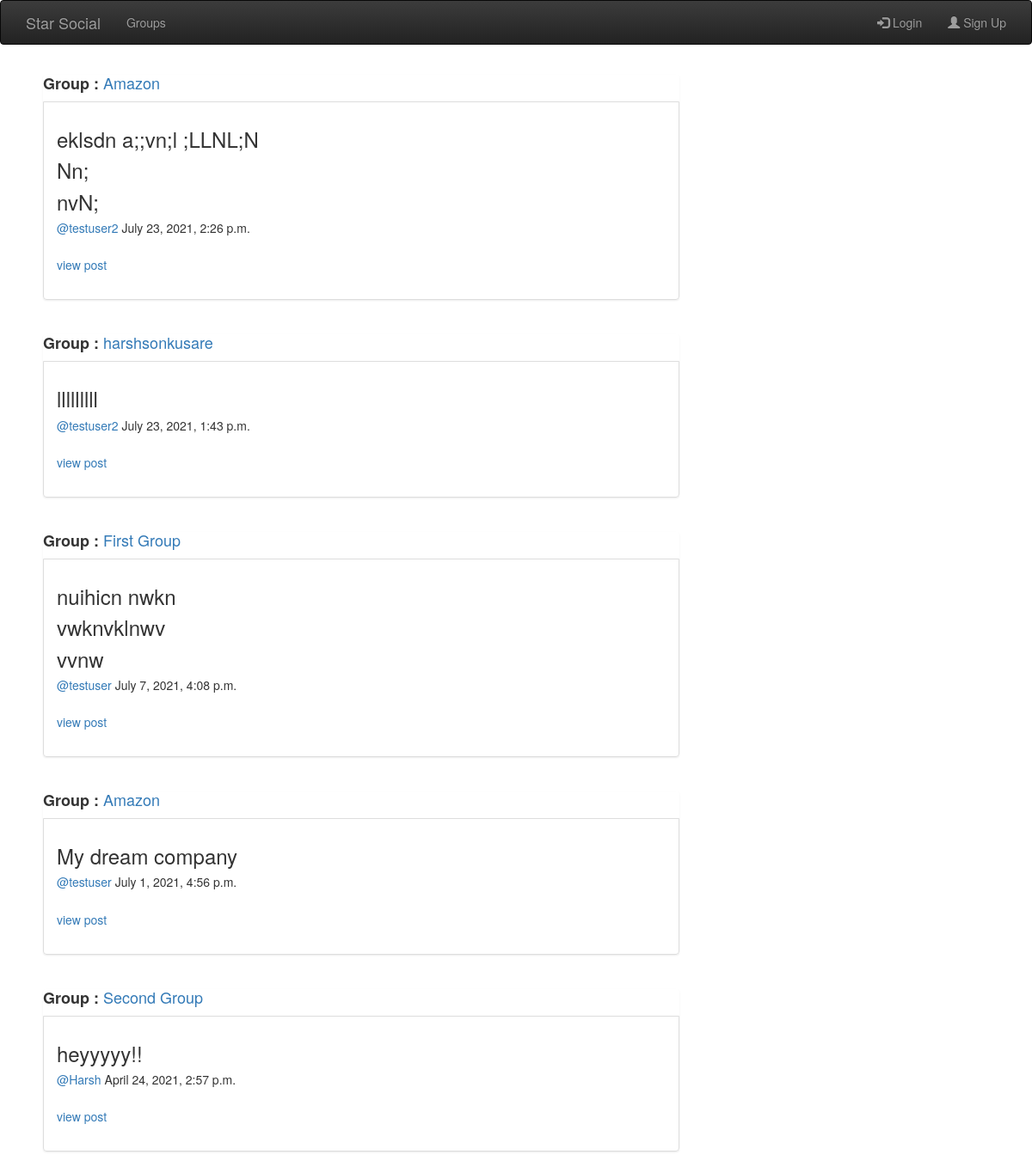
/posts/, run on the app's committed database.
### posts/models.py (models this page shows, shortened)
class Post(models.Model):
    user = models.ForeignKey(User,related_name='posts',on_delete=models.CASCADE)
    created_at = models.DateTimeField(auto_now=True)
    message = models.TextField()
    message_html = models.TextField(editable=False)
    group = models.ForeignKey(Group,related_name='posts',null=True,blank=True,on_delete=models.CASCADE)
    class Meta:
        ordering = ['-created_at']
        unique_together = ['user','message']

### groups/models.py (models this page shows, shortened)
class Group(models.Model):
    name = models.CharField(max_length=255,unique=True)
    slug = models.SlugField(allow_unicode=True,unique=True)
    description = models.TextField(blank=True,default='')
    description_html = models.TextField(editable=False,default='',blank=True)
    members = models.ManyToManyField(User,through='GroupMember')
    def __str__(self):
        return self.name
    class Meta:
        ordering = ['name']

### posts/views.py (the view)
class PostList(SelectRelatedMixin,generic.ListView):
    model = models.Post
    select_related = ('user','group')
    template_name = 'posts/post_list.html'

### posts/templates/posts/post_list.html (shortened to what this page needs)
{% extends "posts/post_base.html" %}
{% block post_content %}
    <div class="col-md-8">
        {% for post in post_list %}
            {% include "posts/_post.html" %}
        {% endfor %}
    </div>
{% endblock %}

### posts/templates/posts/_post.html (shortened to what this page needs)
<div class="post media zoom">
    <div class="list-group">
        <h4> <b> Group : </b> <a href="{% url 'groups:single' slug=post.group.slug %}">  {{ post.group }} </a></h4>
        <div class="list-group-item">
            <h3>{{post.message_html|safe}}</h3>
            <div class="media-body">
                <h5 class="media-heading">
                    <span class="username">
                        <a href="{% url 'posts:for_user' username=post.user.username %}">@{{post.user.username}}</a>
                    </span>
                    <time class="time">
                        {{post.created_at}}
                    </time>
                </h5>
                <br>
                <a href="{% url 'posts:single' username=post.user.username pk=post.pk %}">view post</a>
                <div class="media-footer">
                <br>
                </div>
            </div>
        </div>
    </div>
</div>

### posts/templates/posts/_post.html (style rules this page uses)
.zoom { padding: 5px; transition: transform .2s; margin: 0 auto; }

### data on the page
Post: group "Amazon", message_html "eklsdn a;;vn;l ;LLNL;N Nn; nvN;", user.username "testuser2", created_at "July 23, 2021, 2:26 p.m."
Post: group "harshsonkusare", message_html "lllllllll", user.username "testuser2", created_at "July 23, 2021, 1:43 p.m."
Post: group "First Group", message_html "nuihicn nwkn vwknvklnwv vvnw", user.username "testuser", created_at "July 7, 2021, 4:08 p.m."
Post: group "Amazon", message_html "My dream company", user.username "testuser", created_at "July 1, 2021, 4:56 p.m."
Post: group "Second Group", message_html "heyyyyy!!", user.username "Harsh", created_at "April 24, 2021, 2:57 p.m."
